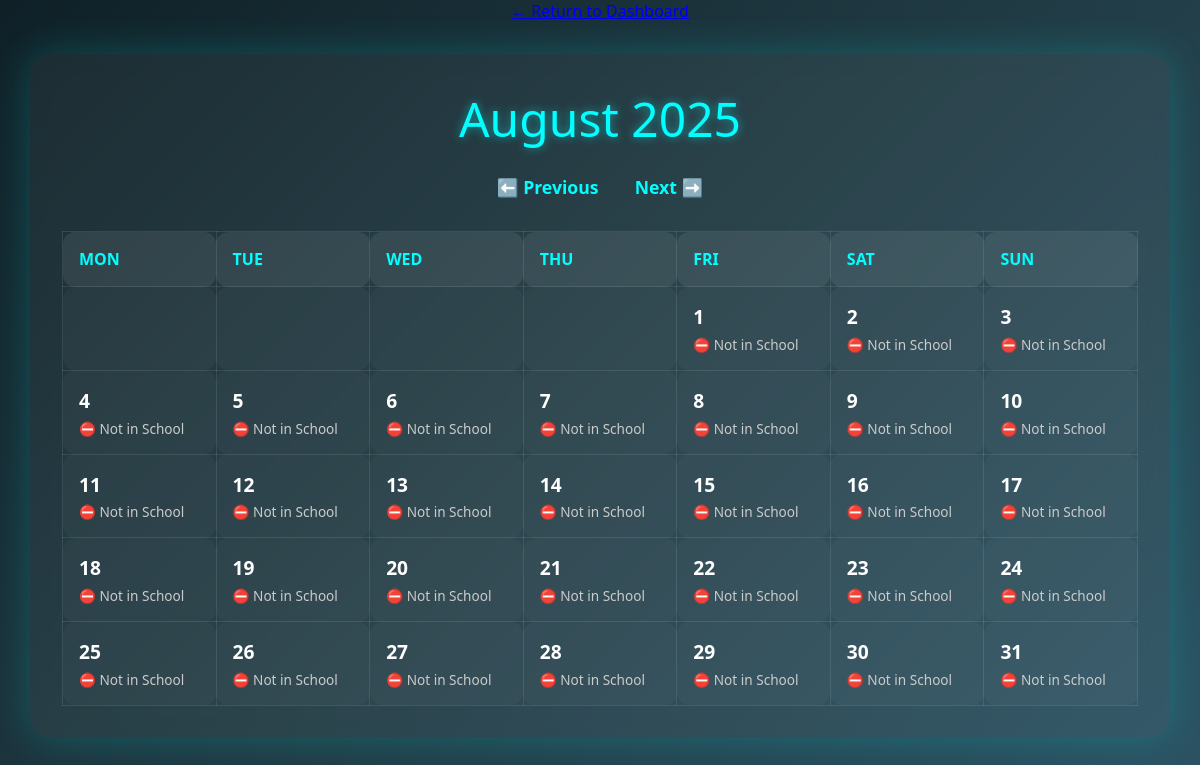
/calendar (signed in), run on an earlier commit of the app's database.
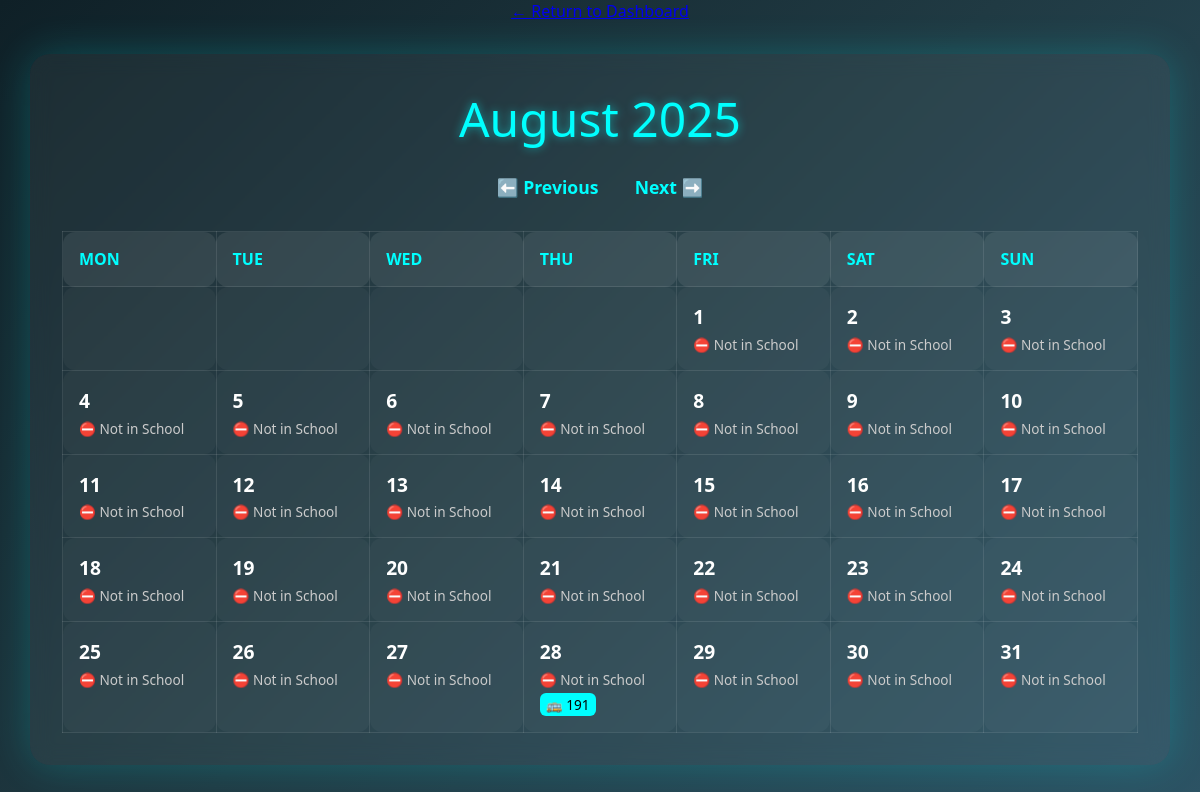
And on a later commit of the database.
### model.py (models this page shows)
class DriverAllocation(db.Model):
    __tablename__ = 'driver_allocation'
    id = db.Column(db.Integer, primary_key=True)
    contract_number = db.Column(db.String(100), nullable=False)
    contract_id = db.Column(db.Integer, db.ForeignKey('contract.id'))
    driver_id = db.Column(db.Integer, db.ForeignKey('drivers.id'))
    escort_id = db.Column(db.Integer, db.ForeignKey('escorts.id'), nullable=True)
    driver_shift = db.Column(db.String(20))
    escort_shift = db.Column(db.String(20), nullable=True)
    contract_days = db.Column(db.String(100), nullable=True)
    repeat_all_week = db.Column(db.Boolean, default=False)
    contract_date = db.Column(db.Date, nullable=True)
    driver = db.relationship('Driver', backref='allocations')
    escort = db.relationship('Escort', backref='allocations')
    contract = db.relationship('Contract', backref='allocations')

class Contract(db.Model):
    id = db.Column(db.Integer, primary_key=True)
    contract_number = db.Column(db.String(100), unique=True, nullable=False)
    school_name = db.Column(db.String(100), nullable=False)
    school_start_time = db.Column(db.Time, nullable=False)
    school_finish_time = db.Column(db.Time, nullable=False)
    children = db.relationship('Child', backref='contract', cascade="all, delete-orphan")
    route_start_time = db.Column(db.Time)
    route_finish_time = db.Column(db.Time)
    required_vehicle_size = db.Column(db.String(50))
    commute_time = db.Column(db.Integer)
    school_postcode = db.Column(db.String(20), nullable=True)
    escort_required = db.Column(db.Boolean, default=False)

### app.py (the view, shortened to what this page needs)
@app.route('/calendar')
@manager_required
def calendar_view():
    from datetime import datetime, timedelta, date
    from calendar import monthcalendar, day_name
    year = request.args.get('year', default=None, type=int)
    month = request.args.get('month', default=None, type=int)
    now = datetime.now()
    if year is None or month is None:
        year = now.year
        month = now.month
    if month < 1:
        month = 12
        year -= 1
    elif month > 12:
        month = 1
        year += 1
    cal = monthcalendar(year, month)
    allocations = DriverAllocation.query.all()
    allocations_by_date = {}
    for alloc in allocations:
        if alloc.contract_date:
            if alloc.contract_date.month == month and alloc.contract_date.year == year:
                key = alloc.contract_date.strftime('%Y-%m-%d')
                allocations_by_date.setdefault(key, []).append(alloc)
    terms = SchoolTerm.query.all()
    term_dates = set()
    for term in terms:
        current = term.start_date
        while current <= term.end_date:
            if current.month == month and current.year == year:
                term_dates.add(current)
            current += timedelta(days=1)
    inset_entries = InsetDay.query.filter(
        db.extract('year', InsetDay.date) == year,
        db.extract('month', InsetDay.date) == month
    ).all()
    inset_dates = {entry.date for entry in inset_entries}
    all_visible_days = [
        date(year, month, day)
        for week in cal
        for day in week if day != 0
    ]
    non_school_days = set()
    for d in all_visible_days:
        if d.weekday() >= 5:  # Saturday = 5, Sunday = 6
            non_school_days.add(d)
        elif d not in term_dates:
            non_school_days.add(d)
    approved_leaves = Leave.query.filter_by(approved=True).all()
    leave_dates = {}
    return render_template(
        'calendar.html',
        calendar=cal,
        allocations_by_date=allocations_by_date,
        month=month,
        year=year,
        term_dates=term_dates,
        inset_dates=inset_dates,
        inset_entries=inset_entries,
        non_school_days=non_school_days,
        leave_dates=leave_dates,
        school_terms=terms,
        date=date,
        calendar_module=calendar
    )

### app.py (called while the page is built)
@login_manager.user_loader
def load_user(user_id):
    role, id = user_id.split(':')
    if role == 'driver':
        return Driver.query.get(int(id))
    elif role == 'escort':
        return Escort.query.get(int(id))
    elif role == 'manager':
        return Manager.query.get(int(id))
    elif role == 'mechanic':
        return Mechanic.query.get(int(id))
    return None

def manager_required(f):
    @wraps(f)
    def decorated_function(*args, **kwargs):
        if not current_user.is_authenticated or not isinstance(current_user, Manager):
            flash('Manager access required.', 'danger')
            return redirect(url_for('auth.manager_login'))
        return f(*args, **kwargs)
    return decorated_function

@app.context_processor
def inject_today():
    return {'today': date.today()}

@app.before_request
def before_request_func():
    if db.engine.url.drivername == 'sqlite':
        db.session.execute(text('PRAGMA foreign_keys = ON'))

### templates/calendar.html (shortened to what this page needs)
<!DOCTYPE html>
<html lang="en">
<head>
  <a href="{{ url_for('manager_dashboard') }}" class="back-link">← Return to Dashboard</a>
</head>
<body>
  <div class="calendar-container">
    <div class="calendar-header">
       {{ calendar_module.month_name[month] }} {{ year }}
    </div>
    <div class="calendar-nav">
      <a href="{{ url_for('calendar_view', month=month-1 if month > 1 else 12, year=year-1 if month == 1 else year) }}">⬅️ Previous</a>
      <a href="{{ url_for('calendar_view', month=month+1 if month < 12 else 1, year=year+1 if month == 12 else year) }}">Next ➡️</a>
    </div>
    <div class="calendar-wrapper">
      <table class="calendar">
        <thead>
          <tr>
            <th>Mon</th><th>Tue</th><th>Wed</th><th>Thu</th><th>Fri</th><th>Sat</th><th>Sun</th>
          </tr>
        </thead>
        <tbody>
          {% for week in calendar %}
          <tr>
            {% for day in week %}
              {% if day == 0 %}
                <td></td>
              {% else %}
                {% set date_obj = date(year, month, day) %}
                {% set date_key = date_obj.strftime('%Y-%m-%d') %}
                {% set cell_class = '' %}
                {% if date_obj in non_school_days %}
                  {% set cell_class = 'non-school-day' %}
                {% elif date_obj in inset_dates %}
                  {% set cell_class = 'inset-day' %}
                {% elif date_obj in leave_dates %}
                  {% set cell_class = 'leave-day' %}
                {% elif date_obj in term_dates %}
                  {% set cell_class = 'term-day' %}
                {% endif %}
                <td class="calendar-day {{ cell_class }}">
                  <a href="{{ url_for('schedule_day', date_str=date_key) }}">
                    <div class="day-number">{{ day }}</div>
                    {% if date_obj in non_school_days %}
                      <span class="emoji-label">⛔ Not in School</span>
                    {% endif %}
                    {% if allocations_by_date and date_key in allocations_by_date %}
                      {% for alloc in allocations_by_date[date_key] %}
                        <span class="contract">🚌 {{ alloc.contract.contract_number }}</span>
                      {% endfor %}
                    {% endif %}
                  </a>
                </td>
              {% endif %}
            {% endfor %}
          </tr>
          {% endfor %}
        </tbody>
      </table>
    </div>
  </div>
</body>
</html>

What changed in the data, as far as the page shows it:
added DriverAllocation: contract.contract_number "191"
